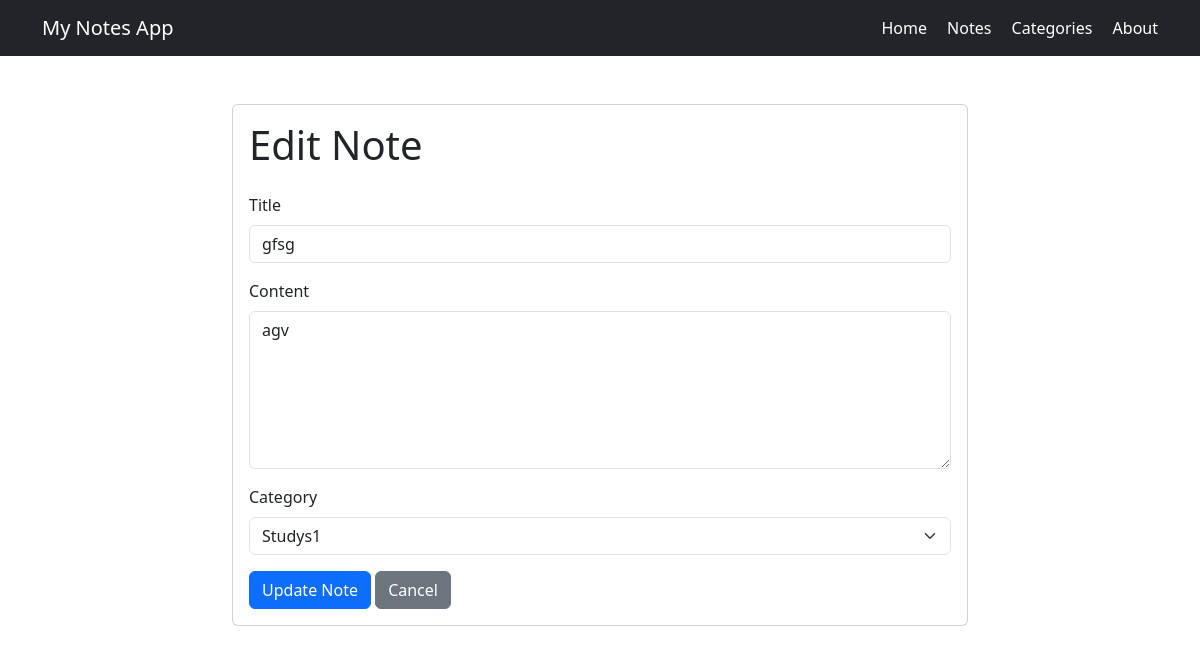
Page /notes/6/edit on the committed database.
### tables this page shows
CREATE TABLE notes (
            id INTEGER PRIMARY KEY AUTOINCREMENT,
            title TEXT NOT NULL,
            content TEXT NOT NULL
        , category TEXT NOT NULL DEFAULT 'General', created_at TEXT NOT NULL DEFAULT '');

CREATE TABLE categories (
            id INTEGER PRIMARY KEY AUTOINCREMENT,
            name TEXT NOT NULL UNIQUE
        );

### app.py (the view, shortened to what this page needs)
@app.route("/notes/<int:note_id>/edit", methods=["GET", "POST"])
def edit_note(note_id):
    note = find_note(note_id)
    if note is None:
        abort(404)
    categories = get_all_categories()
    return render_template(
        "edit_note.html",
        note=note,
        categories=categories,
        submitted_category=note["category"]
    )

### app.py (called while the page is built)
def get_db_connection():
    connection = sqlite3.connect(DATABASE)
    connection.row_factory = sqlite3.Row
    return connection

def find_note(note_id):
    connection = get_db_connection()
    note = connection.execute(
        "SELECT * FROM notes WHERE id = ?",
        (note_id,)
    ).fetchone()
    connection.close()
    return note

def get_all_categories():
    connection = get_db_connection()
    categories = connection.execute(
        "SELECT * FROM categories ORDER BY name ASC"
    ).fetchall()
    connection.close()
    return categories

### templates/edit_note.html (shortened to what this page needs)
{% extends "base.html" %}
{% block content %}
<div class="row justify-content-center">
    <div class="col-md-8">
        <div class="card">
            <div class="card-body">
                <h1 class="mb-4">
                    Edit Note
                </h1>
                <form
                    method="POST"
                    action="{{ url_for('edit_note', note_id=note.id) }}"
                >
                    <div class="mb-3">
                        <label
                            for="title"
                            class="form-label"
                        >
                            Title
                        </label>
                        <input
                            type="text"
                            class="form-control"
                            id="title"
                            name="title"
                            value="{{ note.title }}"
                            required
                        >
                    </div>
                    <div class="mb-3">
                        <label
                            for="content"
                            class="form-label"
                        >
                            Content
                        </label>
                        <textarea
                            class="form-control"
                            id="content"
                            name="content"
                            rows="6"
                            required
                        >{{ note.content }}</textarea>
                    </div>
                    <div class="mb-3">
                        <label for="category" class="form-label">
                            Category
                        </label>
                        <select
                            class="form-select"
                            id="category"
                            name="category"
                            required
                        >
                        {% for category in categories %}
                            <option
                                value="{{ category['name'] }}"
                                {% if category['name']|lower == submitted_category|lower %}
                                    selected
                                {% endif %}
                            >
                                {{ category['name'] }}
                            </option>
                        {% endfor %}
                        </select>
                    </div>
                    <button
                        type="submit"
                        class="btn btn-primary"
                    >
                        Update Note
                    </button>
                    <a
                        href="{{ url_for('view_note', note_id=note.id) }}"
                        class="btn btn-secondary"
                    >
                        Cancel
                    </a>
                </form>
            </div>
        </div>
    </div>
</div>
{% endblock %}

### rows in the picture
notes: title "gfsg", content "agv", category "Studys1"
